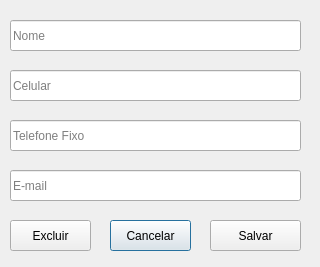
<?xml version="1.0" encoding="UTF-8"?>
<ui version="4.0">
 <class>form</class>
 <widget class="QDialog" name="form">
  <property name="geometry">
   <rect>
    <x>0</x>
    <y>0</y>
    <width>320</width>
    <height>267</height>
   </rect>
  </property>
  <property name="windowTitle">
   <string>Dados Contato</string>
  </property>
  <widget class="QLineEdit" name="phone">
   <property name="geometry">
    <rect>
     <x>10</x>
     <y>120</y>
     <width>291</width>
     <height>31</height>
    </rect>
   </property>
   <property name="placeholderText">
    <string>Telefone Fixo</string>
   </property>
  </widget>
  <widget class="QLineEdit" name="cellphone">
   <property name="geometry">
    <rect>
     <x>10</x>
     <y>70</y>
     <width>291</width>
     <height>31</height>
    </rect>
   </property>
   <property name="placeholderText">
    <string>Celular</string>
   </property>
  </widget>
  <widget class="QLineEdit" name="email">
   <property name="geometry">
    <rect>
     <x>10</x>
     <y>170</y>
     <width>291</width>
     <height>31</height>
    </rect>
   </property>
   <property name="placeholderText">
    <string>E-mail</string>
   </property>
  </widget>
  <widget class="QLineEdit" name="name">
   <property name="geometry">
    <rect>
     <x>10</x>
     <y>20</y>
     <width>291</width>
     <height>31</height>
    </rect>
   </property>
   <property name="placeholderText">
    <string>Nome</string>
   </property>
  </widget>
  <widget class="QPushButton" name="btn_cancel">
   <property name="geometry">
    <rect>
     <x>110</x>
     <y>220</y>
     <width>81</width>
     <height>31</height>
    </rect>
   </property>
   <property name="text">
    <string>Cancelar</string>
   </property>
  </widget>
  <widget class="QPushButton" name="btn_save">
   <property name="geometry">
    <rect>
     <x>210</x>
     <y>220</y>
     <width>91</width>
     <height>31</height>
    </rect>
   </property>
   <property name="text">
    <string>Salvar</string>
   </property>
  </widget>
  <widget class="QPushButton" name="btn_delete">
   <property name="geometry">
    <rect>
     <x>10</x>
     <y>220</y>
     <width>81</width>
     <height>31</height>
    </rect>
   </property>
   <property name="text">
    <string>Excluir</string>
   </property>
  </widget>
 </widget>
 <tabstops>
  <tabstop>name</tabstop>
  <tabstop>cellphone</tabstop>
  <tabstop>phone</tabstop>
  <tabstop>email</tabstop>
  <tabstop>btn_save</tabstop>
  <tabstop>btn_cancel</tabstop>
 </tabstops>
 <resources/>
 <connections/>
</ui>
